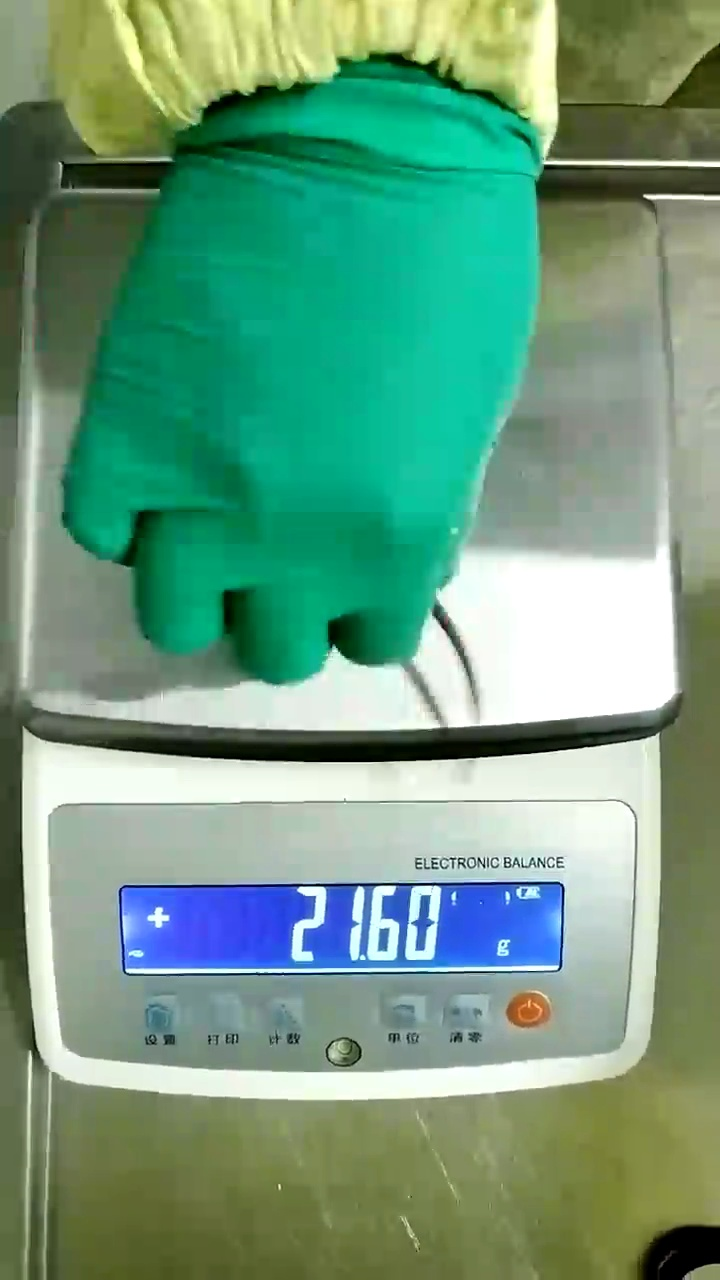
#> input picture tests/fixtures/lcd_ocr/0001/frames/m2_photo_21.60.jpg, 720 x 1280 px; its folder holds only this picture in this run
$ python -i template.py   (imports and definitions only)
#> lines starting #> are read from the running program, lines starting #| are printed output that depends on the picture; after the words box and inside, x2 and y2 are one past the last pixel; in counts of white or black regions, pixels touching at a corner belong together
#> further down, picture is the input picture: shape (1280, 720, 3); mean B, G, R 128.1, 155, 108.9
"""7-segment LCD weight reader (segment occupancy + optional image templates)."""

from __future__ import annotations

from dataclasses import dataclass
from pathlib import Path

import cv2
import numpy as np

# Classic 7-seg bitmasks: bits = a b c d e f g (MSB=a)
SEG_MAP = {
    0b1111110: "0",
    0b0110000: "1",
    0b1101101: "2",
    0b1111001: "3",
    0b0110011: "4",
    0b1011011: "5",
    0b1011111: "6",
    0b1110000: "7",
    0b1111111: "8",
    0b1111011: "9",
}


@dataclass
class LcdBox:
    x: int
    y: int
    w: int
    h: int

    def crop(self, image: np.ndarray) -> np.ndarray:
        return image[self.y : self.y + self.h, self.x : self.x + self.w]


def find_lcd_box(
    image: np.ndarray,
    *,
    hsv_low: tuple[int, int, int] = (90, 40, 80),
    hsv_high: tuple[int, int, int] = (130, 255, 255),
    min_area: int = 8_000,
    min_width: int = 150,
    min_height: int = 40,
    fixed_roi: dict | None = None,
) -> LcdBox | None:
    """Detect blue backlit LCD, or use fixed ROI when provided."""
#> called with hsv_low = (90, 40, 80), hsv_high = (130, 255, 255), min_area = 8000, min_width = 150, min_height = 40
    if fixed_roi is not None:
        return LcdBox(
            x=int(fixed_roi["x"]),
            y=int(fixed_roi["y"]),
            w=int(fixed_roi["w"]),
            h=int(fixed_roi["h"]),
        )
    hsv = cv2.cvtColor(image, cv2.COLOR_BGR2HSV)
#> hsv: shape (1280, 720, 3); mean H, S, V 58.3, 112.8, 159.6
    mask = cv2.inRange(hsv, np.array(hsv_low), np.array(hsv_high))
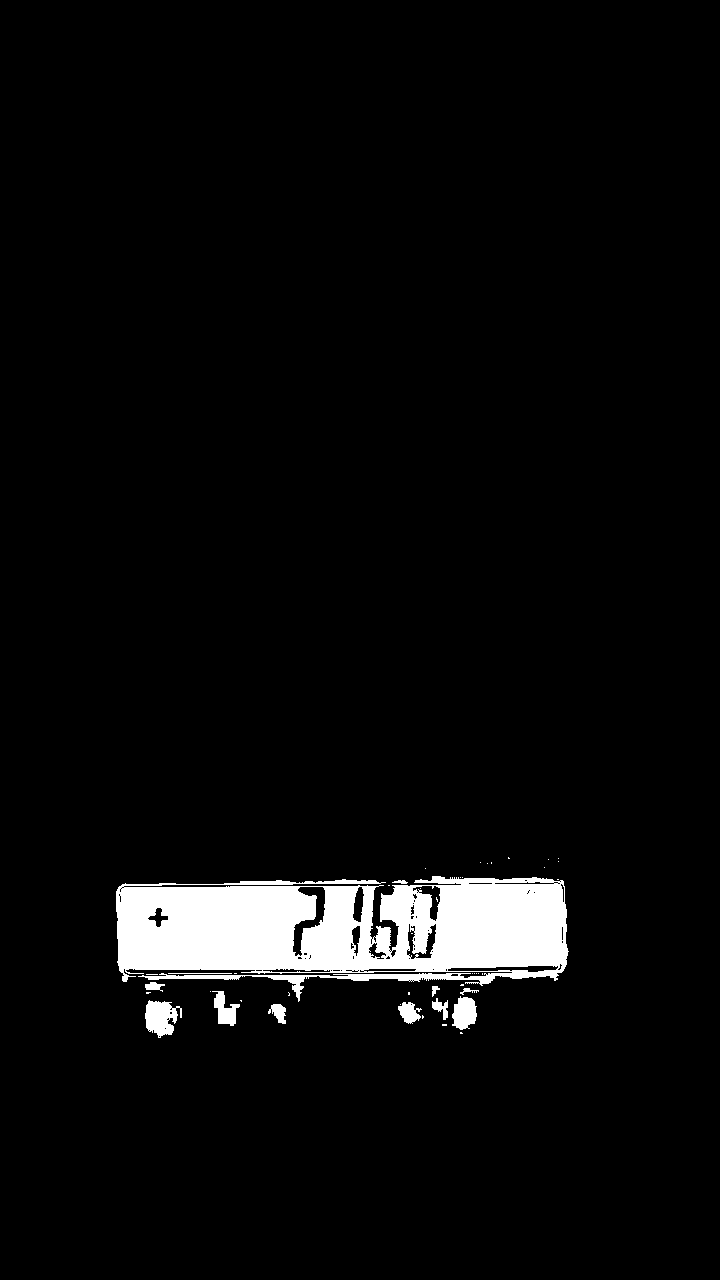
#> mask: shape (1280, 720); 4.5% white; 45 white regions (33 under 20 px), largest, box (x1, y1, x2, y2) and area: (116, 876, 569, 1002) 38538, (145, 1000, 182, 1038) 907, (452, 996, 477, 1030) 623
    mask = cv2.morphologyEx(mask, cv2.MORPH_CLOSE, np.ones((7, 7), np.uint8))
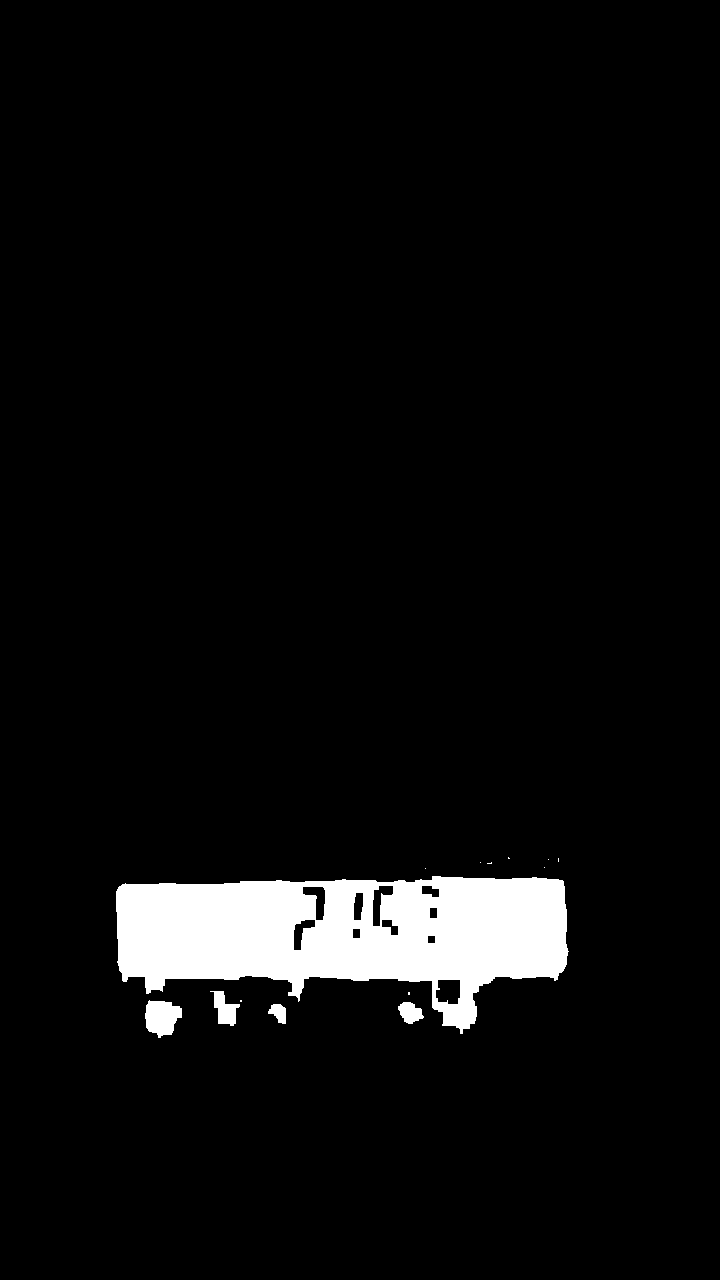
#> mask: shape (1280, 720); 5% white; 14 white regions (9 under 20 px), largest, box (x1, y1, x2, y2) and area: (116, 876, 569, 1034) 44245, (145, 1000, 182, 1038) 1010, (210, 991, 240, 1026) 542, (398, 1002, 424, 1024) 379, (268, 1004, 286, 1024) 237
    mask = cv2.morphologyEx(mask, cv2.MORPH_OPEN, np.ones((5, 5), np.uint8))
#> mask: shape (1280, 720); 5% white; 5 white regions
    contours, _ = cv2.findContours(mask, cv2.RETR_EXTERNAL, cv2.CHAIN_APPROX_SIMPLE)
#> contours = 5 contours; box (x1, y1, x2, y2) and area: (116, 876, 568, 1029) 44529, (145, 1001, 182, 1036) 942, (214, 991, 236, 1024) 462, (399, 1002, 422, 1024) 333, (269, 1004, 286, 1023) 200
    if not contours:
        return None
    contour = max(contours, key=cv2.contourArea)
#> contour = contour of 267 points, box (x1, y1, x2, y2) (116, 876, 568, 1029), area 44529
    x, y, w, h = cv2.boundingRect(contour)
#> x = 116; y = 876; w = 452; h = 153
#> in crop, `return image[self.y : self.y + self.h, self.x : self.x + self.w]`:
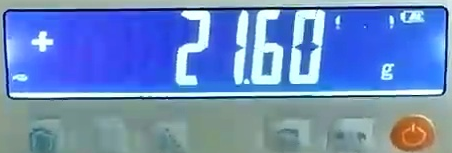
#> returned value: shape (153, 452, 3); mean of channels 0, 1, 2 193.8, 137.3, 105.6; drawn as B, G, R
    if w * h < min_area or w < min_width or h < min_height:
        return None
    return LcdBox(x=x, y=y, w=w, h=h)


def _digit_area_gray(roi_bgr: np.ndarray) -> np.ndarray:
    gray = cv2.cvtColor(roi_bgr, cv2.COLOR_BGR2GRAY)
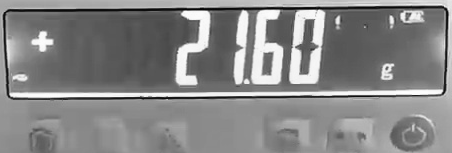
#> gray: shape (153, 452); min 3, max 254, mean 134.2
    h, w = gray.shape
    return gray[:, int(w * 0.20) : int(w * 0.86)]
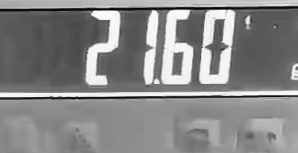
#> returned value: shape (153, 298); min 3, max 252, mean 134.3


# [24 lines left out: functions _binarize_digits, _normalize_digit, not called in this run]


def _run_height(bw: np.ndarray, a: int, b: int) -> tuple[int, float]:
    ys = np.where(bw[:, a:b].any(axis=1))[0]
    if len(ys) == 0:
        return 0, 0.0
    return int(ys.max() - ys.min() + 1), float(ys.mean()) / bw.shape[0]


def _projection_slots(bw: np.ndarray) -> list[tuple[int, int]]:
    h, w = bw.shape
    col = (bw > 0).sum(axis=0).astype(np.float32)
    thresh = max(2.0, h * 0.10)
    active = col >= thresh

    runs: list[list[int]] = []
    i = 0
    while i < w:
        if not active[i]:
            i += 1
            continue
        j = i
        while j < w and active[j]:
            j += 1
        if j - i >= 3:
            runs.append([i, j])
        i = j

    # Merge broken "4" fragments:
    # 1) short-height left piece + next digit
    # 2) two adjacent narrow stems
    merged: list[list[int]] = []
    idx = 0
    while idx < len(runs):
        a, b = runs[idx]
        ph, _ = _run_height(bw, a, b)
        width = b - a
        if idx + 1 < len(runs):
            na, nb = runs[idx + 1]
            gap = na - b
            nph, _ = _run_height(bw, na, nb)
            nwidth = nb - na
            # Broken "4": short upper-left fragment then tall right stem.
            short_left = (
                ph < h * 0.55
                and width < h * 0.30
                and gap <= 20
                and nph >= h * 0.55
                and nwidth < h * 0.30
            )
            tiny_gap = gap <= 2 and (width < h * 0.20 or nwidth < h * 0.20)
            if short_left or tiny_gap:
                merged.append([a, nb])
                idx += 2
                continue
        merged.append([a, b])
        idx += 1

    typical = max(22, int(h * 0.40))
    slots: list[tuple[int, int]] = []
    for a, b in merged:
        width = b - a
        ph, y_center = _run_height(bw, a, b)
        if ph == 0:
            continue
        if ph < h * 0.28 and y_center > 0.50:
            continue  # decimal point
        if a > w * 0.82 and (ph < h * 0.50 or width < 14):
            continue  # unit / battery junk

        while width > typical * 1.55:
            mid0 = a + int(width * 0.25)
            mid1 = b - int(width * 0.25)
            if mid1 <= mid0 + 2:
                break
            cut = mid0 + int(np.argmin(col[mid0:mid1]))
            if cut - a >= 10 and b - cut >= 10:
                slots.append((a, cut))
                a = cut
                width = b - a
            else:
                break
        slots.append((a, b))
    return slots


def _validate_slot_consistency(
    slots: list[tuple[int, int]],
    bw: np.ndarray,
) -> list[tuple[int, int]]:
    """Filter out slots with inconsistent width or height.

    Real digit slots should have roughly consistent width and height.
    Removes slots that are likely fragments from bad projection splits
    (e.g. an '8' split into two halves, or two digits merged into one).

    Returns the filtered slot list (may be shorter than input).
    """
    if len(slots) <= 1:
        return slots

    h = bw.shape[0]
    widths = [b - a for a, b in slots]
    heights = []
    for a, b in slots:
        ph, _ = _run_height(bw, a, b)
        heights.append(ph)

    med_w = float(np.median(widths))
    med_h = float(np.median(heights))

    if med_w <= 0 or med_h <= 0:
        return slots

    valid: list[tuple[int, int]] = []
    for i, (a, b) in enumerate(slots):
        w = widths[i]
        ph = heights[i]
        # Width consistency: within [0.35, 2.8] of median.
        # Too narrow → fragment; too wide → merged digits.
        if w < med_w * 0.35 or w > med_w * 2.8:
            continue
        # Height consistency: within [0.5, 1.5] of median.
        if ph > 0 and (ph < med_h * 0.5 or ph > med_h * 1.5):
            continue
        valid.append((a, b))

    return valid if valid else slots  # never return empty


def _expand_seven_slots(bw: np.ndarray, slots: list[tuple[int, int]]) -> list[tuple[int, int]]:
    """Expand narrow right-stem slots leftward to capture a disconnected '7' top bar."""
    h, _ = bw.shape
    if not slots:
        return slots
    out: list[tuple[int, int]] = []
    for i, (a, b) in enumerate(slots):
        width = b - a
        ph, _ = _run_height(bw, a, b)
        if ph >= h * 0.45 and width < h * 0.22:
            search_left = max(0, a - int(h * 0.40))
            # Don't invade previous slot.
            if i > 0:
                search_left = max(search_left, out[-1][1] + 2 if out else slots[i - 1][1] + 2)
            top = bw[int(h * 0.02) : int(h * 0.20), search_left:a]
            full = bw[int(h * 0.20) : int(h * 0.85), search_left:a]
            top_cols = np.where(top.any(axis=0))[0]
            # Expand only if top bar exists and body region is mostly empty.
            if len(top_cols) and float(np.mean(full)) < 25:
                left = search_left + int(top_cols.min())
                if a - left >= 8:
                    a = left
        out.append((a, b))
    return out


def _trim_patch(bw: np.ndarray, a: int, b: int) -> np.ndarray:
    patch = bw[:, a:b]
    rows = np.where(patch.any(axis=1))[0]
    cols = np.where(patch.any(axis=0))[0]
    if len(rows) == 0 or len(cols) == 0:
        return patch
    return patch[rows[0] : rows[-1] + 1, cols[0] : cols[-1] + 1]


def _is_noise_slot(bw: np.ndarray, a: int, b: int) -> bool:
    """Trailing unit/battery fragments."""
    h, w = bw.shape
    patch = _trim_patch(bw, a, b)
    if patch.size == 0:
        return True
    ph, pw = patch.shape
    # Far-right thin junk.
    if a > w * 0.78 and (pw < 18 or ph < h * 0.45 or float(np.mean(patch)) < 70):
        return True
    # Tiny blobs.
    if ph < h * 0.25 and pw < 16:
        return True
    return False


def _is_dot_slot(bw: np.ndarray, a: int, b: int) -> bool:
    h = bw.shape[0]
    patch = _trim_patch(bw, a, b)
    if patch.size == 0:
        return False
    ph, pw = patch.shape
    ys = np.where(bw[:, a:b] > 0)[0]
    if len(ys) == 0:
        return False
    y_center = float(ys.mean()) / h
    return ph < h * 0.28 and pw < h * 0.30 and y_center > 0.55


def _region_mean(digit: np.ndarray, box: tuple[float, float, float, float]) -> float:
    h, w = digit.shape
    y0, y1, x0, x1 = box
    y0i, y1i = int(y0 * h), int(y1 * h)
    x0i, x1i = int(x0 * w), int(x1 * w)
    y0i, x0i = max(0, y0i), max(0, x0i)
    y1i, x1i = min(h, max(y0i + 1, y1i)), min(w, max(x0i + 1, x1i))
    region = digit[y0i:y1i, x0i:x1i]
    if region.size == 0:
        return 0.0
    return float(np.mean(region))


def decode_seven_seg(digit_bin: np.ndarray) -> tuple[str, float]:
    ys, xs = np.where(digit_bin > 0)
    if len(xs) < 5:
        return "?", 0.0
    digit = digit_bin[int(ys.min()) : int(ys.max()) + 1, int(xs.min()) : int(xs.max()) + 1]
    h, w = digit.shape
    if h < 8 or w < 3:
        return "?", 0.0

    # Narrow glyph → "1" (true ones are ~0.12–0.20 width/height).
    if w / h < 0.22:
        return "1", 0.92

    segments = {
        "a": (0.00, 0.16, 0.18, 0.82),
        "b": (0.14, 0.46, 0.72, 1.00),
        "c": (0.54, 0.86, 0.72, 1.00),
        "d": (0.84, 1.00, 0.18, 0.82),
        "e": (0.54, 0.86, 0.00, 0.28),
        "f": (0.14, 0.46, 0.00, 0.28),
        # Tight middle bar — critical to separate 0 vs 8.
        "g": (0.45, 0.55, 0.28, 0.72),
    }
    means = {name: _region_mean(digit, box) for name, box in segments.items()}
    peak = max(means.values()) if means else 0.0
    if peak < 40:
        return "?", 0.0
    # Relative to brightest segment — robust across exposure.
    thr = max(80.0, peak * 0.45)
    g_thr = max(thr, peak * 0.55)
    on = {name: means[name] >= (g_thr if name == "g" else thr) for name in segments}

    bits = 0
    order = "abcdefg"
    for i, name in enumerate(order):
        if on[name]:
            bits |= 1 << (6 - i)

    char = SEG_MAP.get(bits)
    if char is None:
        best_d, best_c = 8, "?"
        for mask, c in SEG_MAP.items():
            d = bin(bits ^ mask).count("1")
            if d < best_d:
                best_d, best_c = d, c
        if best_d <= 1:
            char = best_c
            conf = 0.65
        else:
            return "?", 0.0
    else:
        conf = 0.55 + 0.45 * float(np.mean([means[n] / 255.0 for n in order if on[n]] or [0.5]))

    return char, float(min(0.99, conf))


def _compose_value(
    chars: list[str],
    *,
    expected_digits: tuple[int, ...] = (3, 4),
) -> str | None:
    """Compose LCD digits. Reject lengths outside expected_digits (avoids 25→2.50)."""
    digits = [c for c in chars if c.isdigit()]
    if len(digits) > 4:
        digits = digits[-4:]
    n = len(digits)
    if n not in expected_digits:
        return None
    if n == 4:
        return f"{digits[0]}{digits[1]}.{digits[2]}{digits[3]}"
    if n == 3:
        return f"{digits[0]}.{digits[1]}{digits[2]}"
    if n == 2:
        # Explicit 2-digit mode only (integer grams); never invent a decimal.
        return f"{digits[0]}{digits[1]}"
    if n == 1:
        return digits[0]
    return None


class TemplateReader:
    def __init__(
        self,
        templates_dir: str | Path | None = None,
        *,
        match_threshold: float = 0.50,
        min_digit_confidence: float = 0.45,
        lcd_detect: dict | None = None,
        weight_roi: dict | None = None,
        expected_digits: tuple[int, ...] | list[int] | None = None,
    ) -> None:
        self.templates_dir = Path(templates_dir) if templates_dir else None
        self.match_threshold = match_threshold
        self.min_digit_confidence = min_digit_confidence
        self.lcd_detect = lcd_detect or {}
        self.weight_roi = weight_roi
        self.expected_digits = tuple(expected_digits) if expected_digits else (3, 4)
        self.templates: dict[str, np.ndarray] = {}
        if self.templates_dir and self.templates_dir.exists():
            self._load_templates()

    def lcd_box(self, image: np.ndarray) -> LcdBox | None:
        mode = str(self.lcd_detect.get("mode", "auto"))
        if mode == "fixed" and self.weight_roi is not None:
            return find_lcd_box(image, fixed_roi=self.weight_roi)
        hsv_low = tuple(self.lcd_detect.get("hsv_low", [90, 40, 80]))
        hsv_high = tuple(self.lcd_detect.get("hsv_high", [130, 255, 255]))
        return find_lcd_box(
            image,
            hsv_low=hsv_low,  # type: ignore[arg-type]
            hsv_high=hsv_high,  # type: ignore[arg-type]
            min_area=int(self.lcd_detect.get("min_area", 8000)),
            min_width=int(self.lcd_detect.get("min_width", 150)),
            min_height=int(self.lcd_detect.get("min_height", 40)),
        )

    def _lcd_box(self, image: np.ndarray) -> LcdBox | None:
        return self.lcd_box(image)

    # [10 lines left out: function _load_templates, not called in this run]

    def _match_image_template(self, patch: np.ndarray) -> tuple[str, float]:
        if not self.templates:
            return "?", 0.0
        norm = _normalize_digit(patch)
        best_key, best_score = "?", -1.0
        for key, tmpl in self.templates.items():
            if key == "dot":
                continue
            score = float(cv2.matchTemplate(norm, tmpl, cv2.TM_CCOEFF_NORMED).max())
            if score > best_score:
                best_score = score
                best_key = key
        return best_key, best_score

    def read_weight(
        self,
        image: np.ndarray,
        *,
        lcd_box: LcdBox | None = None,
    ) -> tuple[float | None, float]:
        box = lcd_box if lcd_box is not None else self._lcd_box(image)
        if box is None:
            return None, 0.0
        gray = _digit_area_gray(box.crop(image))

        # Multi-threshold vote: LCD exposure varies; pick consensus reading.
        votes: dict[float, list[float]] = {}
        p92 = float(np.percentile(gray, 92))
#> p92 = 241
        for scale in (0.88, 0.90, 0.92, 0.94, 0.96, 0.98):
            thr = max(190.0, p92 * scale)
            _, bw = cv2.threshold(gray, thr, 255, cv2.THRESH_BINARY)
            bw = cv2.morphologyEx(bw, cv2.MORPH_CLOSE, np.ones((2, 2), np.uint8))
            value, conf, n_digits = self._decode_binary(bw)
            if value is None or n_digits not in (3, 4):
                continue
            key = round(value, 2)
            votes.setdefault(key, []).append(conf)
#> this loop made 6 passes
#> (value, conf, n_digits) on passes 1, 2, 6: (21.6, 0.718, 4), (2.1, 0.74, 3), (1.6, 0.74, 3)
#> pass 1, in _is_dot_slot, `patch = _trim_patch(bw, a, b)`:
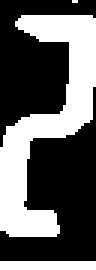
#> patch: shape (90, 32) (shown 3 times larger); 38.4% white; 3 white regions (1 under 20 px), largest, box (x1, y1, x2, y2) and area: (0, 5, 32, 79) 1008, (0, 87, 32, 90) 96
#> after the loop:
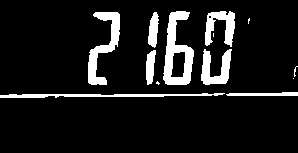
#> bw: shape (153, 298); 10.3% white; 13 white regions (5 under 20 px), largest, box (x1, y1, x2, y2) and area: (163, 11, 194, 85) 1171, (88, 12, 120, 85) 918, (0, 93, 225, 98) 628
#> after the loop, votes = {21.6: [0.718], 2.1: [0.74], 1.6: [0.74]}

        if not votes:
            return None, 0.0

        # Prefer values with most votes, then highest mean confidence.
        best_value = None
        best_score = -1.0
        best_conf = 0.0
        for value, confs in votes.items():
            score = len(confs) + float(np.mean(confs))
            if score > best_score:
                best_score = score
                best_value = value
                best_conf = float(np.mean(confs))
#> this loop made 3 passes
#> (value, confs, score, best_score, best_value, best_conf) on passes 1 to 2: (21.6, [0.718], 1.72, 1.72, 21.6, 0.718), (2.1, [0.74], 1.74, 1.74, 2.1, 0.74)
#> after the loop, best_conf = 0.74; best_score = 1.74; best_value = 2.1

        if best_value is None or best_conf < self.match_threshold:
            return None, best_conf
        if best_value < 0 or best_value > 80:
            return None, best_conf
        return best_value, best_conf

    def _decode_binary(self, bw: np.ndarray) -> tuple[float | None, float, int]:
        slots = [s for s in _projection_slots(bw) if not _is_noise_slot(bw, s[0], s[1])]
        slots = _validate_slot_consistency(slots, bw)
        slots = _expand_seven_slots(bw, slots)
        if len(slots) < 2:
            return None, 0.0, 0

        chars: list[str] = []
        scores: list[float] = []
        for a, b in slots:
            if _is_dot_slot(bw, a, b):
                continue
            patch = _trim_patch(bw, a, b)
            seg_char, seg_conf = decode_seven_seg(patch)
            img_char, img_conf = self._match_image_template(patch)
            if seg_char != "?" and seg_conf >= self.min_digit_confidence:
                chars.append(seg_char)
                scores.append(seg_conf)
            elif img_char.isdigit() and img_conf >= self.min_digit_confidence:
                chars.append(img_char)
                scores.append(img_conf)

        text = _compose_value(chars, expected_digits=self.expected_digits)
        if text is None:
            return None, float(np.mean(scores) if scores else 0.0), len(chars)
        try:
            value = float(text)
        except ValueError:
            return None, float(np.mean(scores) if scores else 0.0), len(chars)
        conf = float(np.mean(scores)) if scores else 0.0
        return value, conf, len([c for c in chars if c.isdigit()])

    # [19 lines left out: function debug_overlay, not called in this run]

>>> import cv2
>>> picture = cv2.imread('../../tests/fixtures/lcd_ocr/0001/frames/m2_photo_21.60.jpg')
>>> result = TemplateReader().read_weight(picture)
#> result = (2.1, 0.74)
